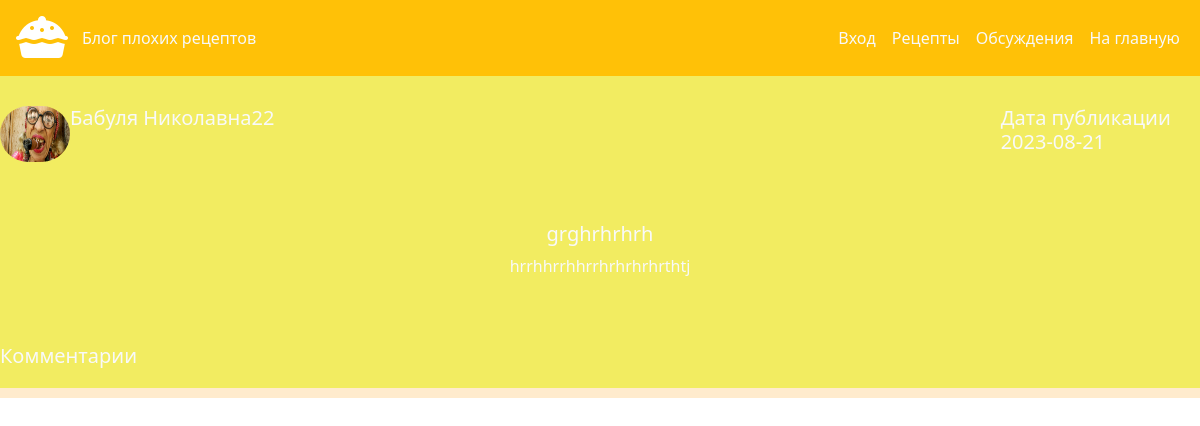
Page /argue_exstra.php?id=14 on the earlier database version.
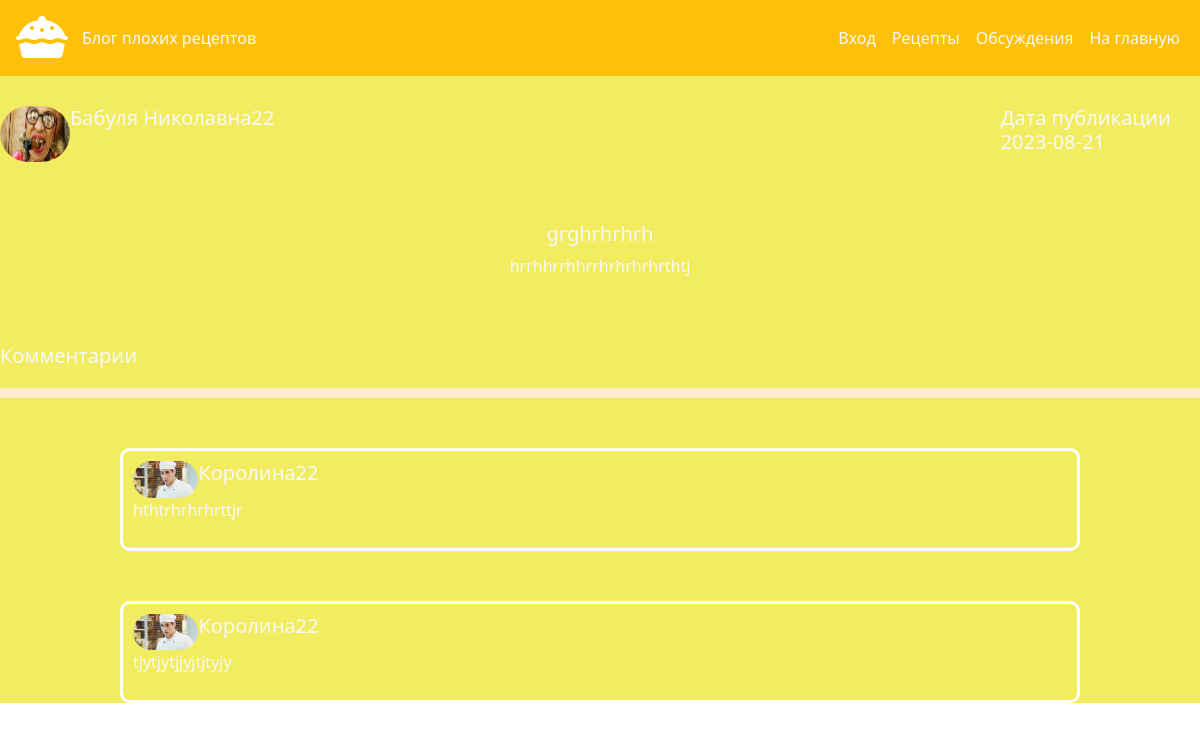
Same page on the later database version.
### tables this page shows
CREATE TABLE `comments` (
  `id` int(11) NOT NULL,
  `content` text NOT NULL,
  `prenadlecit` int(11) NOT NULL,
  `user_id_comm` int(11) DEFAULT NULL
);

CREATE TABLE `users` (
  `id` int(11) NOT NULL,
  `login` varchar(32) NOT NULL,
  `password` varchar(250) NOT NULL,
  `email` varchar(16) DEFAULT NULL,
  `age` int(11) DEFAULT 18,
  `photoshop` varchar(1000) NOT NULL DEFAULT 'dummy-profile-image-male.jpg'
);

### argue_exstra.php (the view, shortened to what the changed rows need)
<?php
$host="localhost";
$user="root";
$pass="";
$bd="htth";
$link=mysqli_connect($host, $user, $pass, $bd );
mysqli_query($link,"SET NAMES 'utf8'");
$id = $_GET['id'];
$query = "SELECT * FROM argue WHERE id=$id ";
$result = mysqli_query($link, $query) or die(mysqli_error($link));
$user = mysqli_fetch_assoc($result);
$popa= $user["user_id_arg"];
$query = "SELECT * FROM users WHERE id=$popa";
$res = mysqli_query($link, $query) or die(mysqli_error($link));
$user23 = mysqli_fetch_assoc($res);
$query = "SELECT * FROM comments WHERE prenadlecit=$id ";
$result = mysqli_query($link, $query) or die(mysqli_error($link));
for ($data = []; $row = mysqli_fetch_assoc($result); $data[] = $row);
if($_SESSION["auth"] == true){?>
<!DOCTYPE html>
<html lang="en">
<head>
  <meta charset="UTF-8">
  <meta name="viewport" content="width=device-width, initial-scale=1.0">
  <title>Document</title>
  <link href="https://cdn.jsdelivr.net/npm/bootstrap@5.0.2/dist/css/bootstrap.min.css" rel="stylesheet">
  <link rel="stylesheet" href="style.css">
</head>
<body>
    <div class="basa2">
        <nav class="navbar navbar-expand-lg navbar-light bg-warning">
            <div class="container-fluid">
              <img src="img/pie.png" class="picsa"><span class="text-light">Блог плохих рецептов</span>
              <button class="navbar-toggler" type="button" data-bs-toggle="collapse" data-bs-target="#navbarNav" aria-controls="navbarNav" aria-expanded="false" aria-label="Toggle navigation">
                <span class="navbar-toggler-icon"></span>
              </button>
              <div class="collapse navbar-collapse" id="navbarNav">
                <ul class="navbar-nav">
                  <li class="nav-item">
                    <a class="nav-link active text-light" aria-current="page" href="./profile.php">  Профиль</a>
                  </li>
                  <li class="nav-item ">
                    <a class="nav-link text-light" href="./dishes.php">Рецепты</a>
                  </li>
                  <li class="nav-item ">
                    <a class="nav-link text-light" href="./argue.php">Обсуждения</a>
                  </li>
                  <li class="nav-item ">
                    <a class="nav-link text-light" href="./kyrsov.php">На главную</a>
                  </li>
                </ul>
              </div>
            </div>
          </nav>
        <div class="fkusnotisha">
            <div class="info1">
                <div class="photoshop">
                <?php
            $id=$_SESSION["id"];
            $query = "SELECT * FROM users WHERE id='$id'";
            $result = mysqli_query($link, $query) or die(mysqli_error($link));
            $user123 = mysqli_fetch_assoc($result);
             ?>
                    <img src="image/<?=$user23['photoshop']?>"  class="ludy">
                    <h5 class="text-light"><?= $user23['login']?></h5>
                </div>
                <div>
                <h5 class="text-light">Дата публикации<br>
                    <?=$user['datee']?>
                    </h5>
                </div>
            </div>
            <div class="needed_food">
                <h5 class="text-light"><?=$user["oglavlenie"]?> </h5>
                <p class="text-light"><?=$user["poema"]?></p>
            </div>
            <div class="crasaucik">
                <h5 class="text-light">Комментарии</h5>
                <div class="background_stuff"></div>
                <?php foreach($data as $elem){?>
                  <div class="comments">
                    <div class="maket">
                        <div class="poleno">
                        <?php
                            $popa34= $elem["user_id_comm"];
                            $query = "SELECT * FROM users WHERE id=$popa34";
                            $res = mysqli_query($link, $query) or die(mysqli_error($link));
                            $user52 = mysqli_fetch_assoc($res);
                             ?>
                            <img src='image/<?=$user52['photoshop'] ?>' class="ludy">
                            <h5 class="text-light"><?= $user52["login"]?></h5>
                        </div>
                        <p class="text-light" id="nabor_text"><?=$elem["content"]?></p>
                    </div>
                </div>
              <?php }?>
                <div class="comments">
                    <div class="maket">
                        <div class="poleno">
                            <img src='image/<?=$user123['photoshop']?>' class="ludy">
                            <h5 class="text-light"><?=$user32["login"]?></h5>
                        </div>
                        <form action="" method="POST">
                          <input name="content" type="text" class="form-control" placeholder="Комментарии"><br>
                          <button type="submit" class="btn btn-outline-light" id="vasy1">Отправить</button>
                        </form>
                    </div>
                </div>
            </div>
        </div>
    </div>
  <script src="https://cdn.jsdelivr.net/npm/bootstrap@5.0.2/dist/js/bootstrap.bundle.min.js"></script>
</body>
</html>
<?php }else{ ?>
  <!DOCTYPE html>
<html lang="en">
<head>
  <link href="https://cdn.jsdelivr.net/npm/bootstrap@5.0.2/dist/css/bootstrap.min.css" rel="stylesheet">
  <link rel="stylesheet" href="style.css">
</head>
<body>
    <div class="basa2">
        <div class="fkusnotisha">
            <div class="crasaucik">
                <?php foreach($data as $elem){?>
                  <div class="comments">
                    <div class="maket">
                        <div class="poleno">
                        <?php
                            $popa34= $elem["user_id_comm"];
                            $query = "SELECT * FROM users WHERE id=$popa34";
                            $res = mysqli_query($link, $query) or die(mysqli_error($link));
                            $user52 = mysqli_fetch_assoc($res);
                             ?>
                            <img src='image/<?=$user52['photoshop'] ?>' class="ludy">
                            <h5 class="text-light"><?= $user52["login"]?></h5>
                        </div>
                        <p class="text-light" id="nabor_text"><?=$elem["content"]?></p>
                    </div>
                </div>
              <?php }?>
        </div>
    </div>
</body>
</html>
<?php } ?>

Differences in the rows shown:
added comments: user_id_comm.photoshop (picture), user_id_comm.login "Королина22", content "hthtrhrhrhrttjr"
added comments: user_id_comm.photoshop (picture), user_id_comm.login "Королина22", content "tjytjytjjyjtjtyjy"
